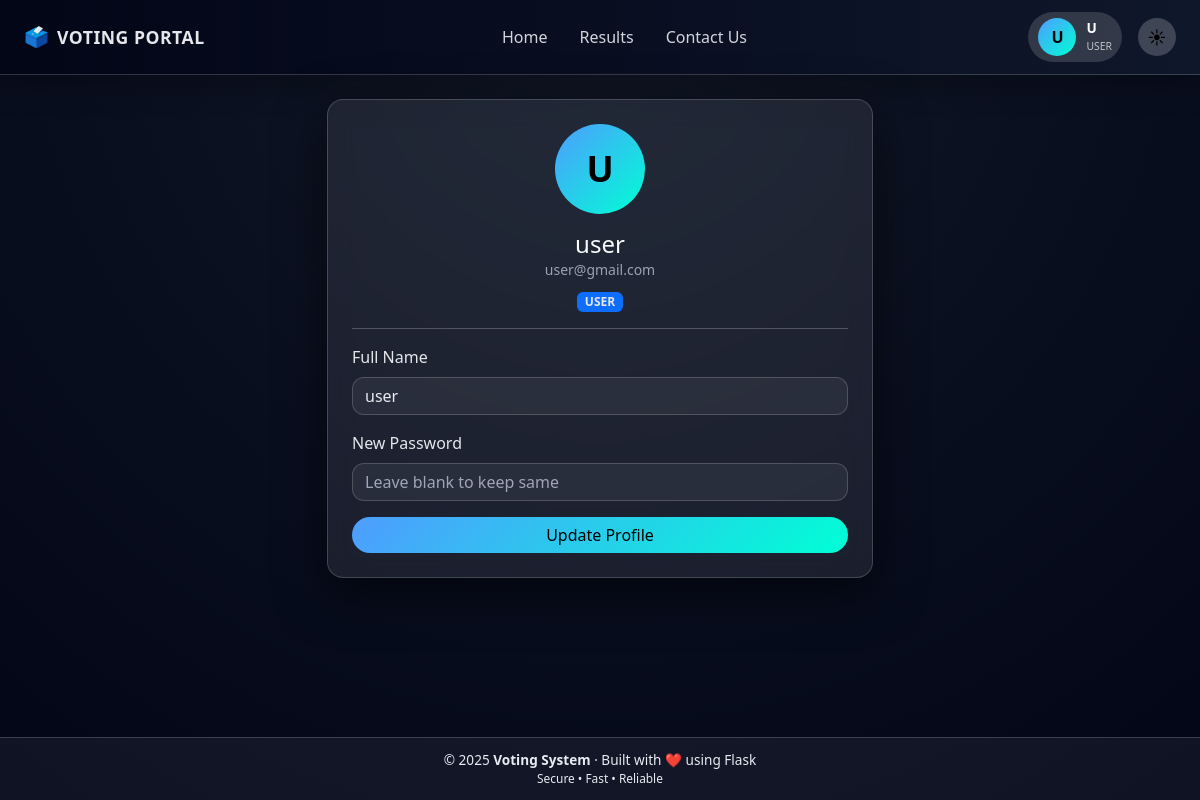
The page /profile (signed in) on the database its author committed.
### app.py (models this page shows)
class User(db.Model):
    id = db.Column(db.Integer, primary_key=True)
    username = db.Column(db.String(120), unique=True, nullable=False)  # EMAIL
    full_name = db.Column(db.String(120), default="")
    password_hash = db.Column(db.String(200))
    role = db.Column(db.String(10), default="user")

### app.py (the view)
@app.route("/profile", methods=["GET", "POST"])
@login_required
def profile():
    user = User.query.get(session["user_id"])
    if request.method == "POST":
        user.full_name = request.form["full_name"]
        if request.form.get("password"):
            user.password_hash = generate_password_hash(request.form["password"])
        db.session.commit()
        return redirect(url_for("profile"))
    return render_template("profile.html", user=user)

### app.py (called while the page is built)
def login_required(f):
    @wraps(f)
    def wrapper(*args, **kwargs):
        if "user_id" not in session:
            return redirect(url_for("login"))
        return f(*args, **kwargs)
    return wrapper

@app.context_processor
def inject_announcement():
    ann = Announcement.query.filter_by(active=True).first()
    return dict(global_announcement=ann)

### templates/profile.html
{% extends "base.html" %}
{% block content %}
<div class="row justify-content-center">
  <div class="col-md-6">
    <div class="card p-4 text-center">
      <div class="mx-auto mb-3"
           style="width:90px;height:90px;border-radius:50%;
           background:linear-gradient(135deg,#4f9cff,#00ffd5);
           display:flex;align-items:center;justify-content:center;
           font-size:36px;font-weight:bold;color:black;">
        {{ user.full_name[:1]|upper }}
      </div>
      <h4 class="mb-0">{{ user.full_name }}</h4>
      <small class="text-muted">{{ user.username }}</small>
      <div class="mt-2">
        <span class="badge bg-{{ 'danger' if user.role=='admin' else 'primary' }}">
          {{ user.role|upper }}
        </span>
      </div>
      <hr>
      <form method="POST">
        <div class="mb-3 text-start">
          <label class="form-label">Full Name</label>
          <input class="form-control" name="full_name"
                 value="{{ user.full_name }}" required>
        </div>
        <div class="mb-3 text-start">
          <label class="form-label">New Password</label>
          <input class="form-control" name="password"
                 type="password" placeholder="Leave blank to keep same">
        </div>
        <button class="btn btn-primary w-100">Update Profile</button>
      </form>
    </div>
  </div>
</div>
{% endblock %}

### templates/base.html (style rules this page uses)
:root { --bg-light: #f4f6f9; --bg-dark: #020617; --card-light: #ffffff; --card-dark: rgba(255,255,255,0.08); --border-dark: rgba(255,255,255,0.18); --text-light: #000; --text-dark: #e8ebf1; --text-muted-dark: #a0a6b8; --primary: #4f9cff; --success: #22c55e; --danger: #ef4444; --warning: #facc15; }
body { background: var(--bg-light); color: var(--text-light); min-height: 100vh; display: flex; flex-direction: column; }
body.dark { background: radial-gradient(circle at top, #111827, #020617); color: var(--text-dark); }
.card { background: var(--card-light); border-radius: 16px; }
body.dark .card, body.dark .table, body.dark .modal-content { background: var(--card-dark); backdrop-filter: blur(14px); border: 1px solid var(--border-dark); box-shadow: 0 15px 50px rgba(0,0,0,.6); }
body.dark input, body.dark select, body.dark textarea { background: rgba(255,255,255,0.06); color: var(--text-dark); border: 1px solid var(--border-dark); border-radius: 12px; }
body.dark input::placeholder { color: var(--text-muted-dark); }
.btn { border-radius: 999px; transition: all .25s ease; }
body.dark .btn-primary { background: linear-gradient(135deg, #4f9cff, #00ffd5); border: none; color: #000; }
body.dark .text-muted { color: var(--text-muted-dark) !important; }
body.dark { color: #e5e7eb; }
body.dark h1, body.dark h2, body.dark h3, body.dark h4, body.dark h5, body.dark h6 { color: #f9fafb; }
body.dark p, body.dark label, body.dark li, body.dark span, body.dark small { color: #e5e7eb; }
body.dark .text-muted { color: #9ca3af !important; }
body.dark .card, body.dark .alert-info, body.dark .alert-light { background: rgba(255,255,255,0.08) !important; color: #e5e7eb; }

### rows shown on the page
User: full_name "U", full_name "user", username "user@gmail.com", role "USER"

### other values the page prints
{{ session.get("username")[0]|upper }} "U"
{{ session.get("role")|upper }} "USER"
